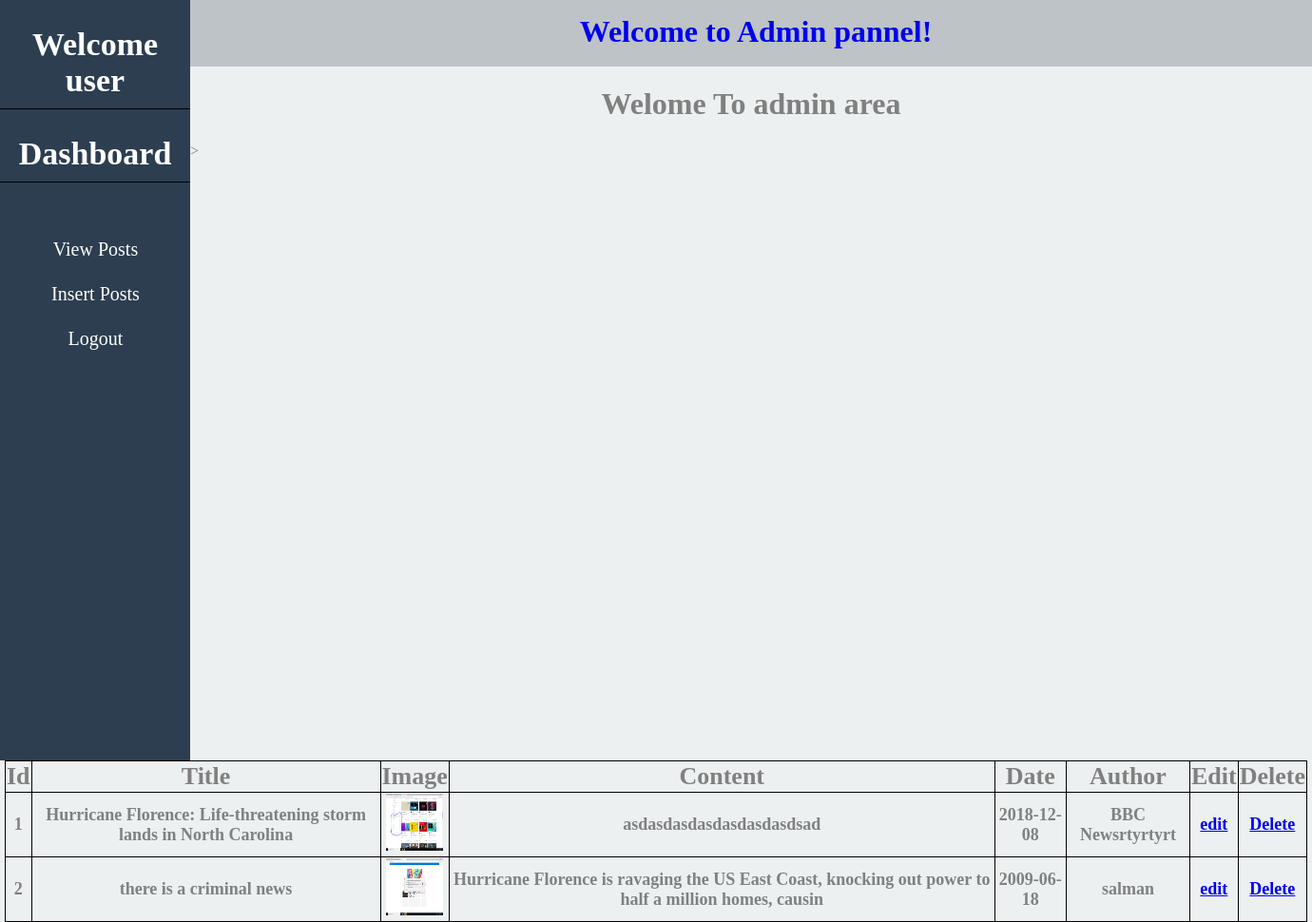
Page /admin/index.php?view=view (signed in) on the committed database.
### tables this page shows
CREATE TABLE `posts` (
  `post_id` int(11) NOT NULL,
  `post_title` varchar(100) NOT NULL,
  `post_date` date NOT NULL,
  `post_author` varchar(100) NOT NULL,
  `post_image` varchar(150) NOT NULL,
  `post_content` longtext NOT NULL
);

### admin/index.php (the view, shortened to what this page needs)
<?php
 if(isset($_SESSION['user_name'])){
?>
<!DOCTYPE html>
<html>
<head>
	<link rel="stylesheet" href="css/admin_style.css">
</head>
<body>
	<aside>
		<center>
			<h1>Welcome <span><?php echo $_SESSION['user_name']; ?></span></h1>
			    <h1>Dashboard</h1><br>
					<a href="index.php?view=view" class="button">View Posts</a>
					<a href="insert_post.php?insert=insert" class="button">Insert Posts</a>
					<a href="logout.php" class="button">Logout</a>
		</center>
	</aside>
	<header>
		<h1><a href="index.php" style="text-decoration: none;">Welcome to Admin pannel!</a></h1>
	</header>
	<h1 style="text-align:center;">Welome To admin area</h1>>
<?php
include "../config/connect.php";
if (isset($_GET["view"])) {
	echo '<table width="1370" align="center" border="3" class="table">
		<tr>
		<th>Id</th>
		<th>Title</th>
		<th>Image</th>
		<th>Content</th>
		<th>Date</th>
		<th>Author</th>
		<th>Edit</th>
		<th>Delete</th>
	    </tr>';
	$sql = "SELECT * FROM posts ORDER BY 1 DESC";
	$status = mysqli_query($con, $sql);
	$i = 1;
	if ($status) {
		while ($data = mysqli_fetch_assoc($status)) {
			$id = $data['post_id'];
			$title = $data['post_title'];
			$date = $data['post_date'];
			$author = $data['post_author'];
			$image = $data['post_image'];
			$content = substr($data['post_content'], 0, 100);
			?>
	<tr align="center">
		<td><?php echo $i++; ?></td>
		<td><?php echo $title; ?></td>
		<td> <image src="../images/<?php echo $image; ?>" width="60px" height="60px"> </td>
		<td><?php echo $content; ?></td>
		<td><?php echo $date; ?></td>
		<td><?php echo $author; ?></td>
		<td><a href="edit.php?edit=<?php echo $id; ?> ">edit</a></td>
		<td><a href="delete.php?delete=<?php echo $id; ?>">Delete</a></td>
	</tr>
<?php
}
	}
}
?>
</table>
</body>
</html>
<?php
 }
 else{
 	header("Location: login.php");
 }
?>

### admin/css/admin_style.css (style rules this page uses)
body { color: gray; padding: 0; margin: 0; background: #ecf0f1; }
header { width: 100%; height: 50px; background: #bdc3c7; text-align: center; padding: 10px; }
header h1 { margin-top: 5px; }
aside { float: left; background: #2c3e50; width: 200px; height: 100vh; }
aside h1 { padding-bottom: 10px; color: #fff; font-size: 34px; border-bottom: 1px solid black; }
aside .button { background-color: #2c3e50; border: none; width: 133px; color: white; padding: 12px 32px; text-align: center; text-decoration: none; display: inline-block; margin: 0px 2px; cursor: pointer; font-size: 20px; }
.table { margin-top: 5px; }
.table, th, td { border: 1px solid black; border-collapse: collapse; font-size: 18px; font-weight: bold; }
.table, th { font-size: 26px; }

### rows in the picture
posts: post_title "Hurricane Florence: Life-threatening storm lands in North Carolina", post_image (picture), post_content "asdasdasdasdasdasdasdsad", post_date "2018-12-08", post_author "BBC Newsrtyrtyrt"
posts: post_title "there is a criminal news", post_image (picture), post_content "Hurricane Florence is ravaging the US East Coast, knocking out power to half a million homes, causin", post_date "2009-06-18", post_author "salman"

### other values in the picture
$_SESSION['user_name'] "user"
